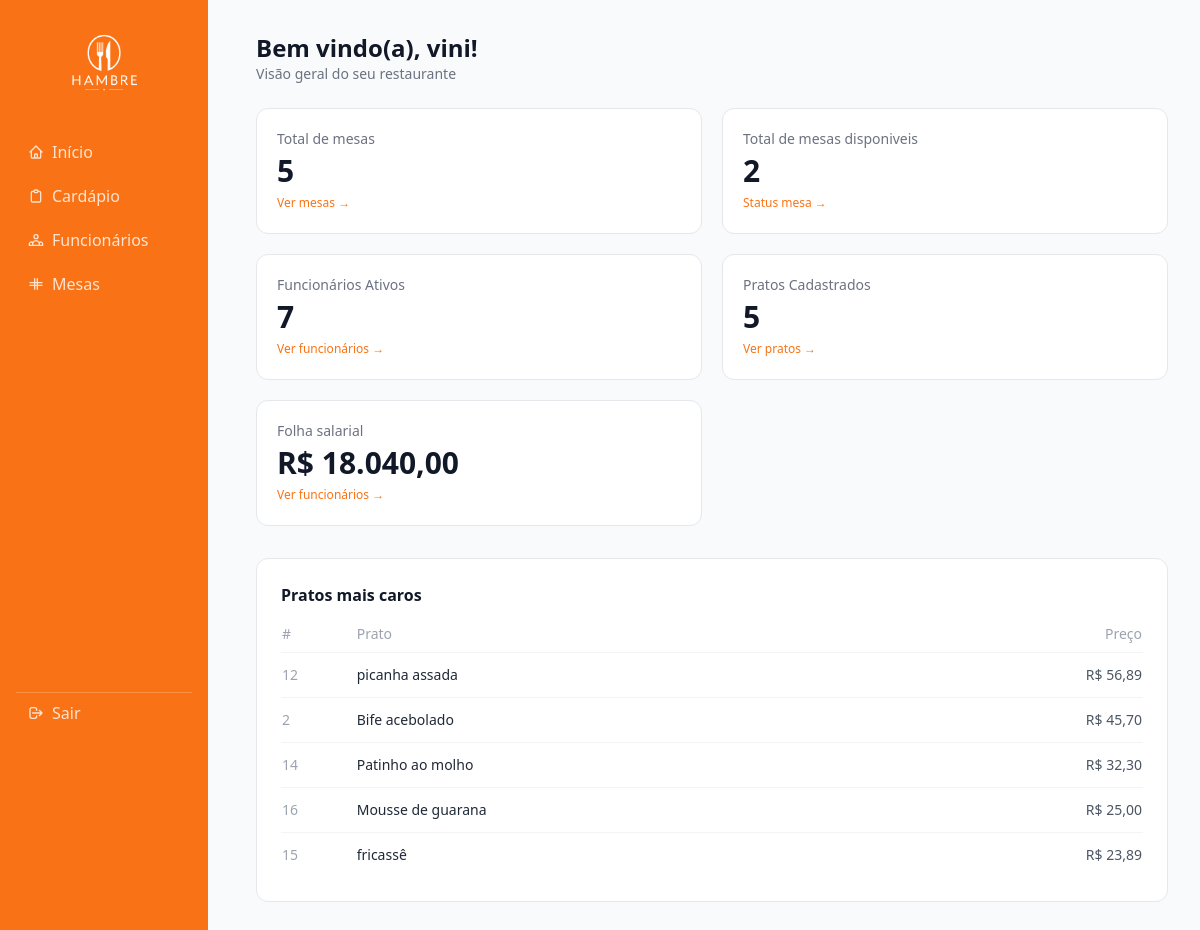
Page /index.php (signed in) on the earlier database version.
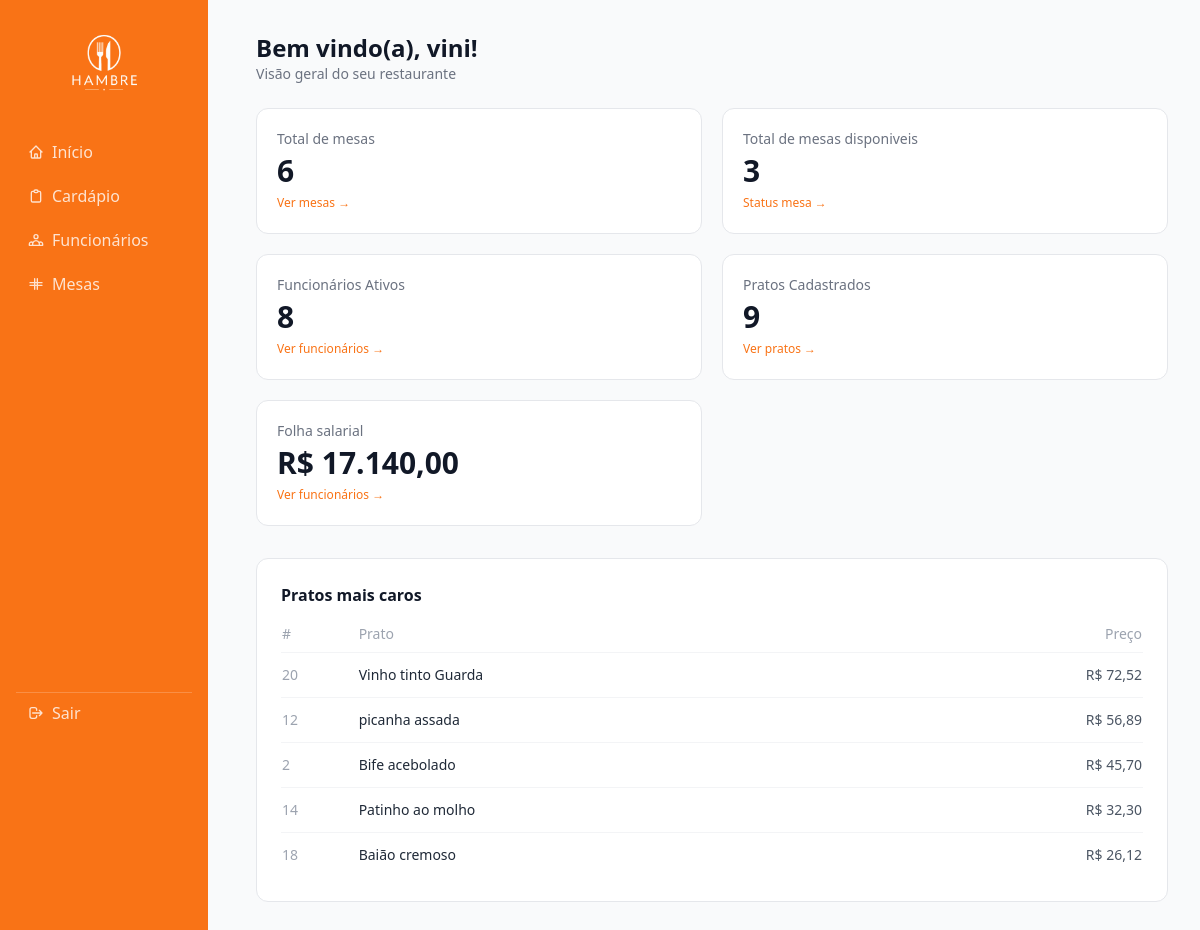
Same page on the later database version.
### tables this page shows
CREATE TABLE `cardapio` (
  `id` int NOT NULL,
  `nome` varchar(100) DEFAULT NULL,
  `descricao` text,
  `categoria` varchar(100) NOT NULL,
  `preco` decimal(10,2) DEFAULT NULL
);

### mesas/funcoes.php (called while the page is built, shortened)
<?php
function listarMesas($con) {
    $stmt = $con->prepare("SELECT * FROM mesas");
    $stmt->execute();
    return $stmt->fetchAll(PDO::FETCH_OBJ);
}
?>

### funcionarios/funcoes.php (called while the page is built, shortened)
<?php
function listarFuncionarios($con) {
    $stmt = $con->prepare("SELECT * FROM funcionarios");
    $stmt->execute();
    return $stmt->fetchAll(PDO::FETCH_OBJ);
}
?>

### cardapio/funcoes.php (called while the page is built, shortened)
<?php
function listarPratos($con) {
    $stmt = $con->query("SELECT * FROM cardapio");
    return $stmt->fetchAll(PDO::FETCH_OBJ);
}
?>

### index.php (the view, shortened to what this page needs)
<?php
require_once "conexao.php";
require_once "cardapio/funcoes.php";
require_once "mesas/funcoes.php";
require_once "funcionarios/funcoes.php";
$totalPratos = count(listarPratos($con));
$totalFuncionarios = count(listarFuncionarios($con));
$totalMesas = count(listarMesas($con));
$mesasDisponiveis = 0;
foreach (listarMesas($con) as $mesa) {
    if ($mesa->status === "Disponível") {
        $mesasDisponiveis++;
    }
}
function pratosCaros($con){
    $stmt = $con->query("SELECT * FROM cardapio ORDER BY preco DESC LIMIT 5");
    $pratosCaros = $stmt->fetchAll(PDO::FETCH_OBJ);
    return $pratosCaros;
}
function calcularFolhaSalarial($con) {
    $stmt = $con->query("SELECT SUM(salario) FROM funcionarios");
    $total = $stmt->fetchColumn();
    return $total;
}
?>
<?php include 'sidebar.php'; ?>
<div class="mb-6">
    <h1 class="text-2xl font-bold text-gray-900">Bem vindo(a), <?= $_SESSION['usuario'] ?>!</h1>
    <p class="text-sm text-gray-500">Visão geral do seu restaurante</p>
</div>
<div class="grid grid-cols-1 sm:grid-cols-2 xl:grid-cols-3 gap-5 mb-8">
    <div class="bg-white rounded-xl border border-gray-200 p-5">
        <p class="text-sm text-gray-500">Total de mesas</p>
        <p class="text-3xl font-bold text-gray-900 mt-1"><?php echo $totalMesas; ?></p>
        <a href="/mesas/index.php" class="text-xs text-orange-500 hover:underline mt-1 inline-block">Ver mesas →</a>
    </div>
    <div class="bg-white rounded-xl border border-gray-200 p-5">
        <p class="text-sm text-gray-500">Total de mesas disponiveis</p>
        <p class="text-3xl font-bold text-gray-900 mt-1"><?php echo $mesasDisponiveis; ?></p>
        <a href="/mesas/index.php" class="text-xs text-orange-500 hover:underline mt-1 inline-block">Status mesa →</a>
    </div>
    <div class="bg-white rounded-xl border border-gray-200 p-5">
        <p class="text-sm text-gray-500">Funcionários Ativos</p>
        <p class="text-3xl font-bold text-gray-900 mt-1"><?php echo $totalFuncionarios; ?></p>
        <a href="/funcionarios/index.php" class="text-xs text-orange-500 hover:underline mt-1 inline-block">Ver funcionários →</a>
    </div>
    <div class="bg-white rounded-xl border border-gray-200 p-5">
        <p class="text-sm text-gray-500">Pratos Cadastrados</p>
        <p class="text-3xl font-bold text-gray-900 mt-1"><?php echo $totalPratos; ?></p>
        <a href="/cardapio/index.php" class="text-xs text-orange-500 hover:underline mt-1 inline-block">Ver pratos →</a>
    </div>
    <div class="bg-white rounded-xl border border-gray-200 p-5">
        <p class="text-sm text-gray-500">Folha salarial</p>
        <p class="text-3xl font-bold text-gray-900 mt-1">R$ <?php echo number_format(calcularFolhaSalarial($con), 2, ',', '.'); ?></p>
        <a href="/funcionarios/index.php" class="text-xs text-orange-500 hover:underline mt-1 inline-block">Ver funcionários →</a>
    </div>
</div>
<div class="bg-white rounded-xl border border-gray-200 p-6">
    <h2 class="text-base font-semibold text-gray-900 mb-4">Pratos mais caros</h2>
    <table class="w-full text-sm">
        <thead>
            <tr class="text-left text-gray-400 border-b border-gray-100">
                <th class="pb-2 font-medium">#</th>
                <th class="pb-2 font-medium">Prato</th>
                <th class="pb-2 font-medium text-right">Preço</th>
            </tr>
        </thead>
        <tbody class="divide-y divide-gray-100">
            <?php foreach(pratosCaros($con) as $i): ?>
                <tr>
                    <td class="py-3 text-gray-400 font-medium"> <?= $i->id ?> </td>
                    <td class="py-3 text-gray-800"> <?= $i->nome ?>  </td>
                    <td class="py-3 text-right text-gray-600"> R$ <?= number_format($i->preco, 2, ',', '.') ?>  </td>
                </tr>
            <?php endforeach ?>
        </tbody>
    </table>
</div>
</main>
</body>
</html>

Differences in the rows shown:
no longer on this page (row unchanged): cardapio: id "16", nome "Mousse de guarana", preco "25,00"
no longer on this page (row unchanged): cardapio: id "15", nome "fricassê", preco "23,89"
added cardapio: id "20", nome "Vinho tinto Guarda", preco "72,52"
added cardapio: id "18", nome "Baião cremoso", preco "26,12"
Other differences:
$totalMesas: "5" → "6"
$mesasDisponiveis: "2" → "3"
$totalFuncionarios: "7" → "8"
$totalPratos: "5" → "9"
calcularFolhaSalarial($con): "18.040,00" → "17.140,00"
